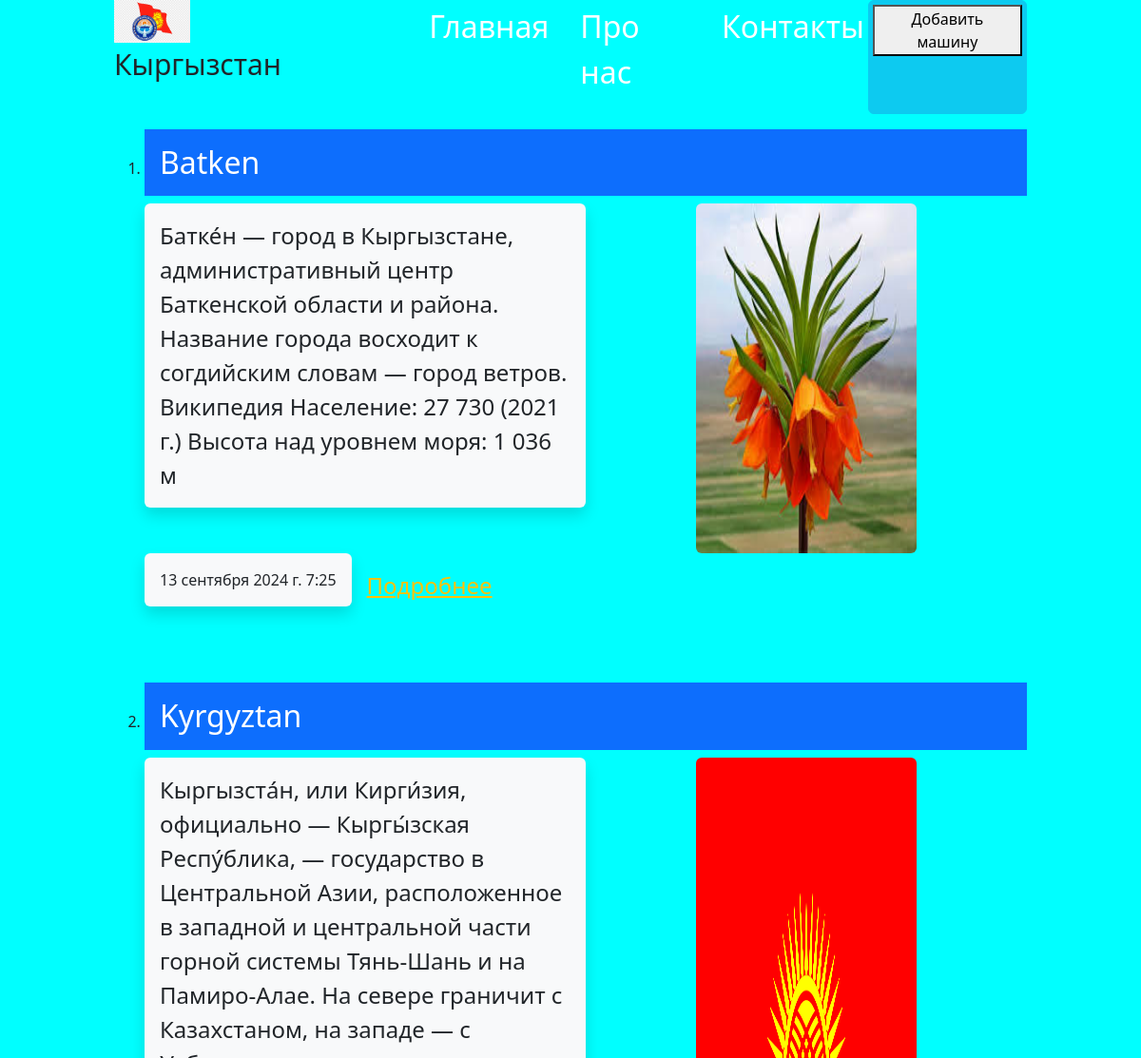
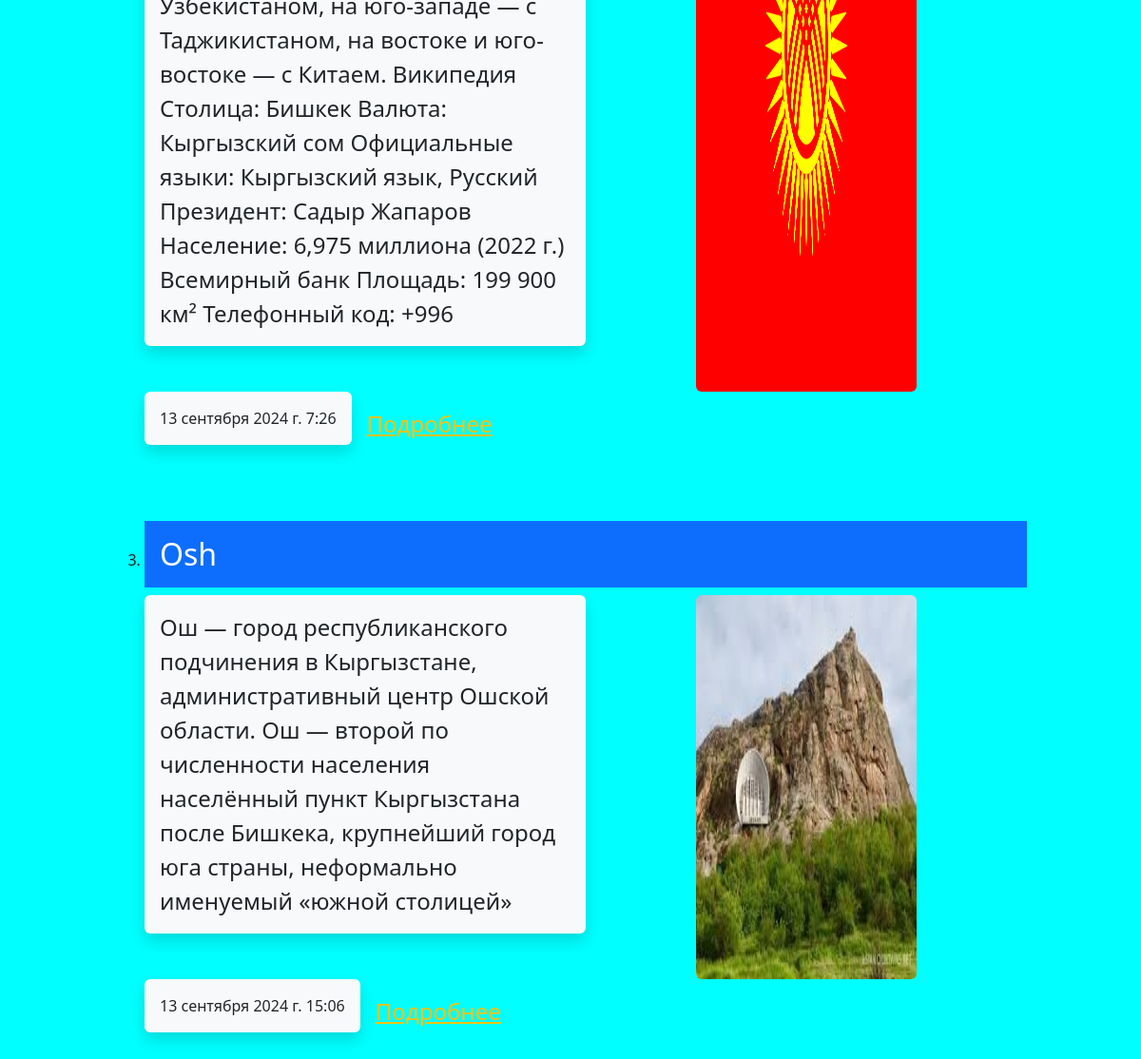
Page /post/ on the committed database (2 pictures, top to bottom).
### blog/models.py (models this page shows, shortened)
class Post(models.Model):
    title = models.CharField(max_length=100)
    description = models.TextField()
    image = models.ImageField(upload_to="")
    created_date = models.DateTimeField(auto_now_add=True)
    url = models.URLField(null=True)

### blog/views.py (the view)
# urls.py: path('post/', views.post_view, name="post")
def post_view(request):
    post = models.Post.objects.all()
    return render(request, template_name= 'index.html', context= {'post': post})

### templates/index.html (shortened to what this page needs)
{% extends 'layout.html' %}
{% block content %}
    <div>
        <ol>
            {% for i in post %}
            <li>
                <div class="py-3">
                    <h2 class="text-bg-primary p-3">{{i.title}}  </h2>
                    <div class="d-flex">
                        <p class="shadow p-3 mb-5 bg-body-tertiary rounded w-50 fs-4">{{i.description}}</p>
                        <img src="{{i.image.url}}" class="rounded mx-auto d-block w-25" alt="">
                    </div>
                    <div class="d-flex justify-content-start">
                        <p class="shadow p-3 mb-5 bg-body-tertiary rounded">{{i.created_date}}</p>
                        <a href="{{i.url}}" class="rounded link-warning m-3 fs-4">Подробнее</a>
                    </div>
                </div>
            </li>
            {% endfor %}
        </ol>
    </div>
{% endblock %}

### static/css/style.css (style rules this page uses)
body { background-color: aqua; width: 80%; margin: 0 auto; }

### rows in the picture
Post: title "Batken", description "Батке́н — город в Кыргызстане, административный центр Баткенской области и района. Название города восходит к согдийским словам — город ветров. Википедия Население: 27 730 (2021 г.) Высота над уровнем моря: 1 036 м", image (picture), created_date "13 сентября 2024 г. 7:25"
Post: title "Kyrgyztan", description "Кыргызста́н, или Кирги́зия, официально — Кыргы́зская Респу́блика, — государство в Центральной Азии, расположенное в западной и центральной части горной системы Тянь-Шань и на Памиро-Алае. На севере граничит с Казахстаном, на западе — с Узбекистаном, на юго-западе — с Таджикистаном, на востоке и юго-востоке — с Китаем. Википедия Столица: Бишкек Валюта: Кыргызский сом Официальные языки: Кыргызский язык, Русский Президент: Садыр Жапаров Население: 6,975 миллиона (2022 г.) Всемирный банк Площадь: 199 900 км² Телефонный код: +996", image (picture), created_date "13 сентября 2024 г. 7:26"
Post: title "Osh", description "Ош — город республиканского подчинения в Кыргызстане, административный центр Ошской области. Ош — второй по численности населения населённый пункт Кыргызстана после Бишкека, крупнейший город юга страны, неформально именуемый «южной столицей»", image (picture), created_date "13 сентября 2024 г. 15:06"
